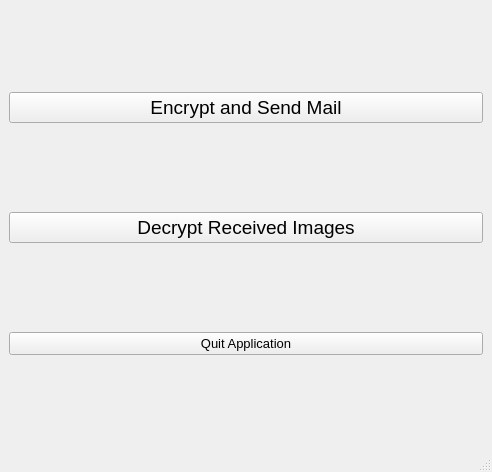
<?xml version="1.0" encoding="UTF-8"?>
<ui version="4.0">
 <class>MainWindow</class>
 <widget class="QMainWindow" name="MainWindow">
  <property name="geometry">
   <rect>
    <x>0</x>
    <y>0</y>
    <width>492</width>
    <height>472</height>
   </rect>
  </property>
  <property name="mouseTracking">
   <bool>false</bool>
  </property>
  <property name="windowTitle">
   <string>MainWindow</string>
  </property>
  <property name="tabShape">
   <enum>QTabWidget::Rounded</enum>
  </property>
  <widget class="QWidget" name="centralwidget">
   <layout class="QVBoxLayout" name="verticalLayout">
    <item>
     <widget class="QPushButton" name="encryptImagesButton">
      <property name="font">
       <font>
        <pointsize>14</pointsize>
       </font>
      </property>
      <property name="text">
       <string>Encrypt and Send Mail</string>
      </property>
     </widget>
    </item>
    <item>
     <widget class="QPushButton" name="decryptImagesButton">
      <property name="font">
       <font>
        <pointsize>14</pointsize>
       </font>
      </property>
      <property name="text">
       <string>Decrypt Received Images</string>
      </property>
     </widget>
    </item>
    <item>
     <widget class="QPushButton" name="quitButton">
      <property name="font">
       <font>
        <pointsize>10</pointsize>
       </font>
      </property>
      <property name="text">
       <string>Quit Application</string>
      </property>
     </widget>
    </item>
   </layout>
  </widget>
  <widget class="QStatusBar" name="statusbar"/>
 </widget>
 <resources/>
 <connections/>
</ui>
